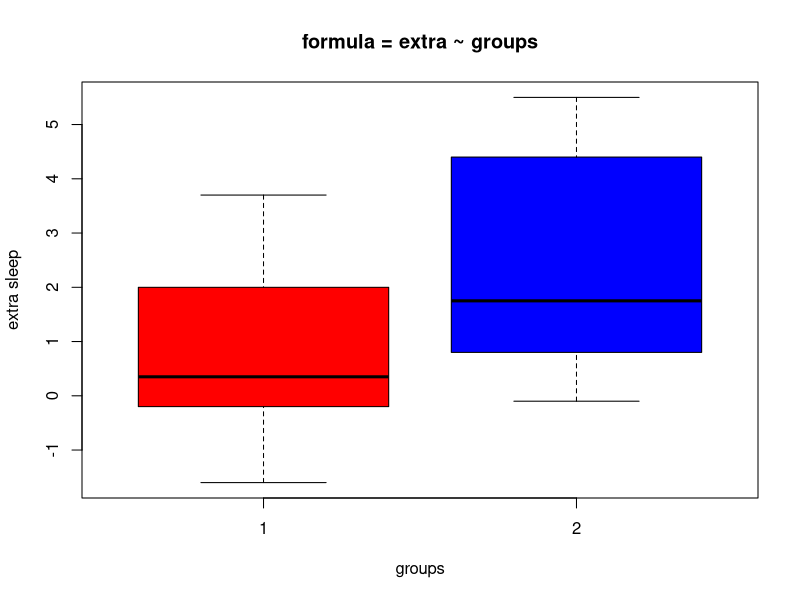

Write the R code that produced this figure.
## ---- chunk 1
knitr::opts_chunk$set(echo = TRUE)
## ---- chunk 2
# import R data set 'sleep'
sleep <- sleep
## ---- chunk 3
boxplot(sleep$extra ~ sleep$group,
        col = c("red", "blue"),
        ylab = 'extra sleep',
        xlab = 'groups',
        main = 'formula = extra ~ groups')

## ---- chunk 4
t.test(x = sleep$extra[sleep$group == 1],
       y = sleep$extra[sleep$group ==2],
       paired = TRUE)
## ---- chunk 5
t.test(x = sleep$extra[sleep$group == 1],
       y = sleep$extra[sleep$group ==2],
       paired = TRUE)
## ---- chunk 6
plants <- PlantGrowth # import dataset with R built function
# show the levels == categpries
levels(plants$group)

## ---- chunk 7
head(plants)
## ---- chunk 8
# Show the levels

levels(plants$group)
## ---- chunk 9
# Create contingency table
ResponsableDS <-  as.table(rbind(c(100, 150, 20),
                                 c(20, 30, 180)))
dimnames(ResponsableDS) <- list(gender = c("Boys",
                                           "Girls"),
                                course= c("Statistics", "Computer Science","Ethics & Responsability"))


ResponsableDS # call the contingency table

## ---- chunk 10

# use chisq() function
(Xsq <- chisq.test(ResponsableDS))  # Prints test summary
Xsq$observed
Xsq$expected
